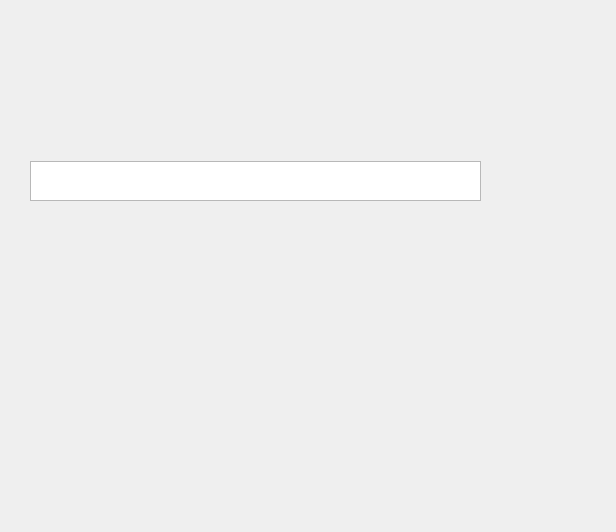
<?xml version="1.0" encoding="UTF-8"?>
<ui version="4.0">
 <class>ItemView</class>
 <widget class="QWidget" name="ItemView">
  <property name="geometry">
   <rect>
    <x>0</x>
    <y>0</y>
    <width>616</width>
    <height>532</height>
   </rect>
  </property>
  <property name="sizePolicy">
   <sizepolicy hsizetype="Expanding" vsizetype="Expanding">
    <horstretch>0</horstretch>
    <verstretch>0</verstretch>
   </sizepolicy>
  </property>
  <property name="baseSize">
   <size>
    <width>0</width>
    <height>0</height>
   </size>
  </property>
  <property name="windowTitle">
   <string>Form</string>
  </property>
  <property name="styleSheet">
   <string notr="true"/>
  </property>
  <widget class="QWidget" name="verticalLayoutWidget">
   <property name="geometry">
    <rect>
     <x>30</x>
     <y>40</y>
     <width>451</width>
     <height>161</height>
    </rect>
   </property>
   <layout class="QVBoxLayout" name="verticalLayout">
    <property name="spacing">
     <number>0</number>
    </property>
    <property name="bottomMargin">
     <number>0</number>
    </property>
    <item>
     <widget class="QWidget" name="widget" native="true">
      <property name="sizePolicy">
       <sizepolicy hsizetype="Preferred" vsizetype="Expanding">
        <horstretch>0</horstretch>
        <verstretch>0</verstretch>
       </sizepolicy>
      </property>
     </widget>
    </item>
    <item>
     <widget class="QPlainTextEdit" name="wXMLedit">
      <property name="minimumSize">
       <size>
        <width>0</width>
        <height>40</height>
       </size>
      </property>
      <property name="maximumSize">
       <size>
        <width>16777215</width>
        <height>40</height>
       </size>
      </property>
      <property name="readOnly">
       <bool>true</bool>
      </property>
     </widget>
    </item>
   </layout>
  </widget>
 </widget>
 <resources/>
 <connections/>
</ui>
